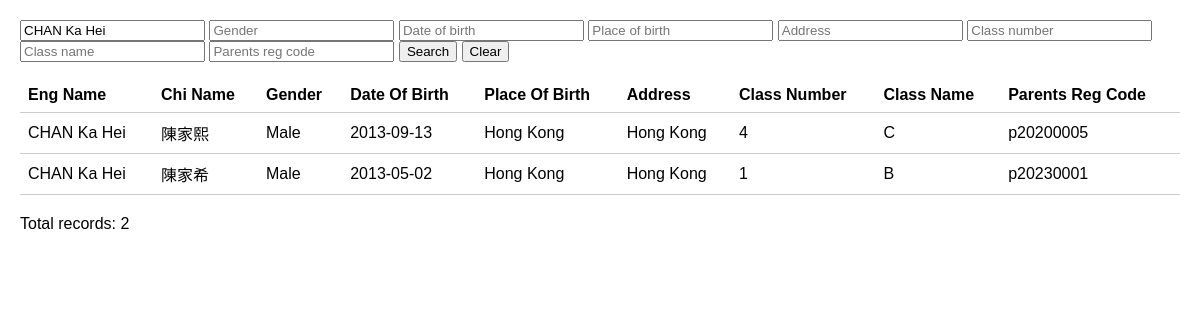
/page/admin/viewenrollment.php?filter=CHAN Ka Hei, run on the app's committed database.
### tables this page shows
CREATE TABLE IF NOT EXISTS `student` (
  `studnetID` int NOT NULL AUTO_INCREMENT,
  `studentRegNumber` varchar(20) NOT NULL,
  `studentEngName` varchar(30) NOT NULL,
  `studentChiName` varchar(30) NOT NULL,
  `studentSex` varchar(10) NOT NULL,
  `studentDateOfBirth` date NOT NULL,
  `studentPlaceOfBirth` varchar(30) NOT NULL,
  `studentAddress` varchar(100) NOT NULL,
  `classNumber` int NOT NULL,
  `className` varchar(5) NOT NULL,
  `parentsRegCode` varchar(10) NOT NULL,
  PRIMARY KEY (`studnetID`)
);

### page/admin/viewenrollment.php (the view, shortened to what this page needs)
<!DOCTYPE html>
<html>
    <head>
        <link href="../../css/viewenrollment.css" rel="stylesheet" type="text/css"/>
    </head>
    <body>
          <P>
        <form method="GET" action="">
            <input type="text" name="filter" placeholder="Name" value="<?php echo isset($_GET['filter']) ? $_GET['filter'] : ''; ?>">
            <input type="text" name="filterSex" placeholder="Gender" value="<?php echo isset($_GET['filterSex']) ? $_GET['filterSex'] : ''; ?>">
            <input type="text" name="filterDOB" placeholder="Date of birth" value="<?php echo isset($_GET['filterDOB']) ? $_GET['filterDOB'] : ''; ?>">
            <input type="text" name="filterPOB" placeholder="Place of birth" value="<?php echo isset($_GET['filterPOB']) ? $_GET['filterPOB'] : ''; ?>">
            <input type="text" name="filterAddress" placeholder="Address" value="<?php echo isset($_GET['filterAddress']) ? $_GET['filterAddress'] : ''; ?>">
            <input type="text" name="filterClassNumber" placeholder="Class number" value="<?php echo isset($_GET['filterClassNumber']) ? $_GET['filterClassNumber'] : ''; ?>">
            <input type="text" name="filterClassName" placeholder="Class name" value="<?php echo isset($_GET['filterClassName']) ? $_GET['filterClassName'] : ''; ?>">
            <input type="text" name="filterParentsRegCode" placeholder="Parents reg code" value="<?php echo isset($_GET['filterParentsRegCode']) ? $_GET['filterParentsRegCode'] : ''; ?>">
            <button type="submit">Search</button>
            <button type="button" onclick="clearFilter()">Clear</button>
        </form>
        <P>
        <?php
        require_once '../../connectdb.php';
        $filter = isset($_GET['filter']) ? $_GET['filter'] : '';
        $filterSex = isset($_GET['filterSex']) ? $_GET['filterSex'] : '';
        $filterDOB = isset($_GET['filterDOB']) ? $_GET['filterDOB'] : '';
        $filterPOB = isset($_GET['filterPOB']) ? $_GET['filterPOB'] : '';
        $filterAddress = isset($_GET['filterAddress']) ? $_GET['filterAddress'] : '';
        $filterClassNumber = isset($_GET['filterClassNumber']) ? $_GET['filterClassNumber'] : '';
        $filterClassName = isset($_GET['filterClassName']) ? $_GET['filterClassName'] : '';
        $filterParentsRegCode = isset($_GET['filterParentsRegCode']) ? $_GET['filterParentsRegCode'] : '';
        $query = "SELECT * FROM `student`
    WHERE (`studentEngName` LIKE :filter OR `studentChiName` LIKE :filter)
    AND (`studentSex` LIKE :filterSex)
    AND (`studentDateOfBirth` LIKE :filterDOB)
    AND (`studentPlaceOfBirth` LIKE :filterPOB)
    AND (`studentAddress` LIKE :filterAddress)
    AND (`classNumber` LIKE :filterClassNumber)
    AND (`className` LIKE :filterClassName)
    AND (`parentsRegCode` LIKE :filterParentsRegCode)";
        $stmt = $pdo->prepare($query);
        $stmt->bindValue(':filter', '%' . $filter . '%', PDO::PARAM_STR);
        $stmt->bindValue(':filterSex', '%' . $filterSex . '%', PDO::PARAM_STR);
        $stmt->bindValue(':filterDOB', '%' . $filterDOB . '%', PDO::PARAM_STR);
        $stmt->bindValue(':filterPOB', '%' . $filterPOB . '%', PDO::PARAM_STR);
        $stmt->bindValue(':filterAddress', '%' . $filterAddress . '%', PDO::PARAM_STR);
        $stmt->bindValue(':filterClassNumber', '%' . $filterClassNumber . '%', PDO::PARAM_STR);
        $stmt->bindValue(':filterClassName', '%' . $filterClassName . '%', PDO::PARAM_STR);
        $stmt->bindValue(':filterParentsRegCode', '%' . $filterParentsRegCode . '%', PDO::PARAM_STR);
        $stmt->execute();
        if ($stmt) {
            echo "<table>";
            echo "<tr><th>Eng Name</th><th>Chi Name</th><th>Gender</th><th>Date Of Birth</th><th>Place Of Birth</th>
      <th>Address</th><th>Class Number</th><th>Class Name</th><th>Parents Reg Code</th></tr>";
            while ($row = $stmt->fetch(PDO::FETCH_ASSOC)) {
                echo "<tr class='record-row'>";
                echo "<td>" . $row['studentEngName'] . "</td>";
                echo "<td>" . $row['studentChiName'] . "</td>";
                echo "<td>" . $row['studentSex'] . "</td>";
                echo "<td>" . $row['studentDateOfBirth'] . "</td>";
                echo "<td>" . $row['studentPlaceOfBirth'] . "</td>";
                echo "<td>" . $row['studentAddress'] . "</td>";
                echo "<td>" . $row['classNumber'] . "</td>";
                echo "<td>" . $row['className'] . "</td>";
                echo "<td>" . $row['parentsRegCode'] . "</td>";
                echo "</tr>";
            }
            echo "</table>";
            $count = $stmt->rowCount();
            echo "<p>Total records: $count</p>";
        } else {
            $errorInfo = $stmt->errorInfo();
            echo "Error: " . $errorInfo[2];
        }
        ?>
    </body>
</html>

### css/viewenrollment.css (style rules this page uses)
table { width: 100%; border-collapse: collapse; margin-bottom: 20px; }
table th, table td { padding: 8px; text-align: left; border-bottom: 1px solid #ccc; }
table th { font-weight: bold; }
body { font-family: Arial, sans-serif; margin: 20px; }
p { margin-bottom: 10px; }

### data on the page
student: studentEngName "CHAN Ka Hei", studentChiName "陳家熙", studentSex "Male", studentDateOfBirth "2013-09-13", studentPlaceOfBirth "Hong Kong", studentAddress "Hong Kong", classNumber "4", className "C", parentsRegCode "p20200005"
student: studentEngName "CHAN Ka Hei", studentChiName "陳家希", studentSex "Male", studentDateOfBirth "2013-05-02", studentPlaceOfBirth "Hong Kong", studentAddress "Hong Kong", classNumber "1", className "B", parentsRegCode "p20230001"

### other printed values
$count "2"
